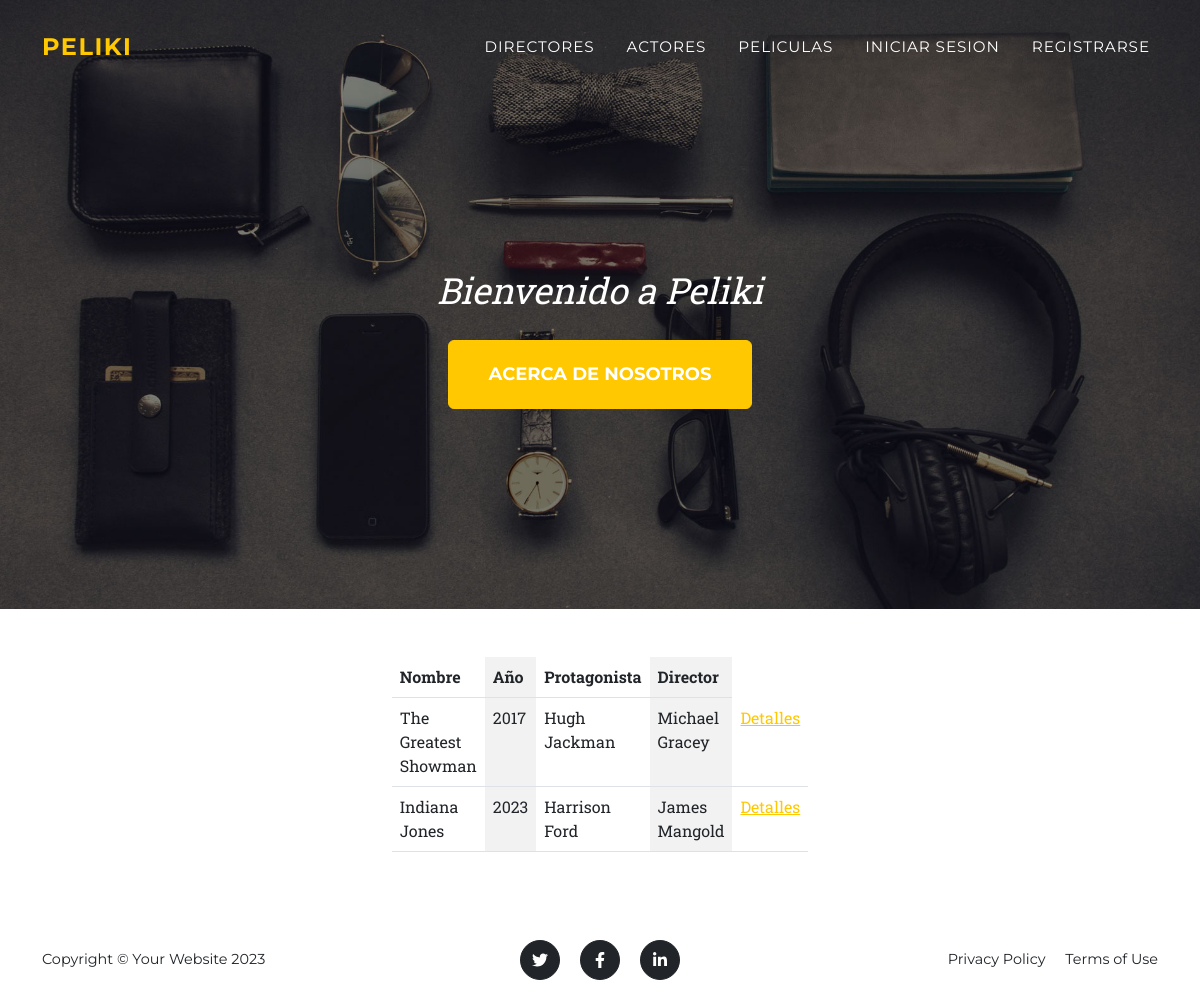
The page /pelicula/list on the database as committed earlier.
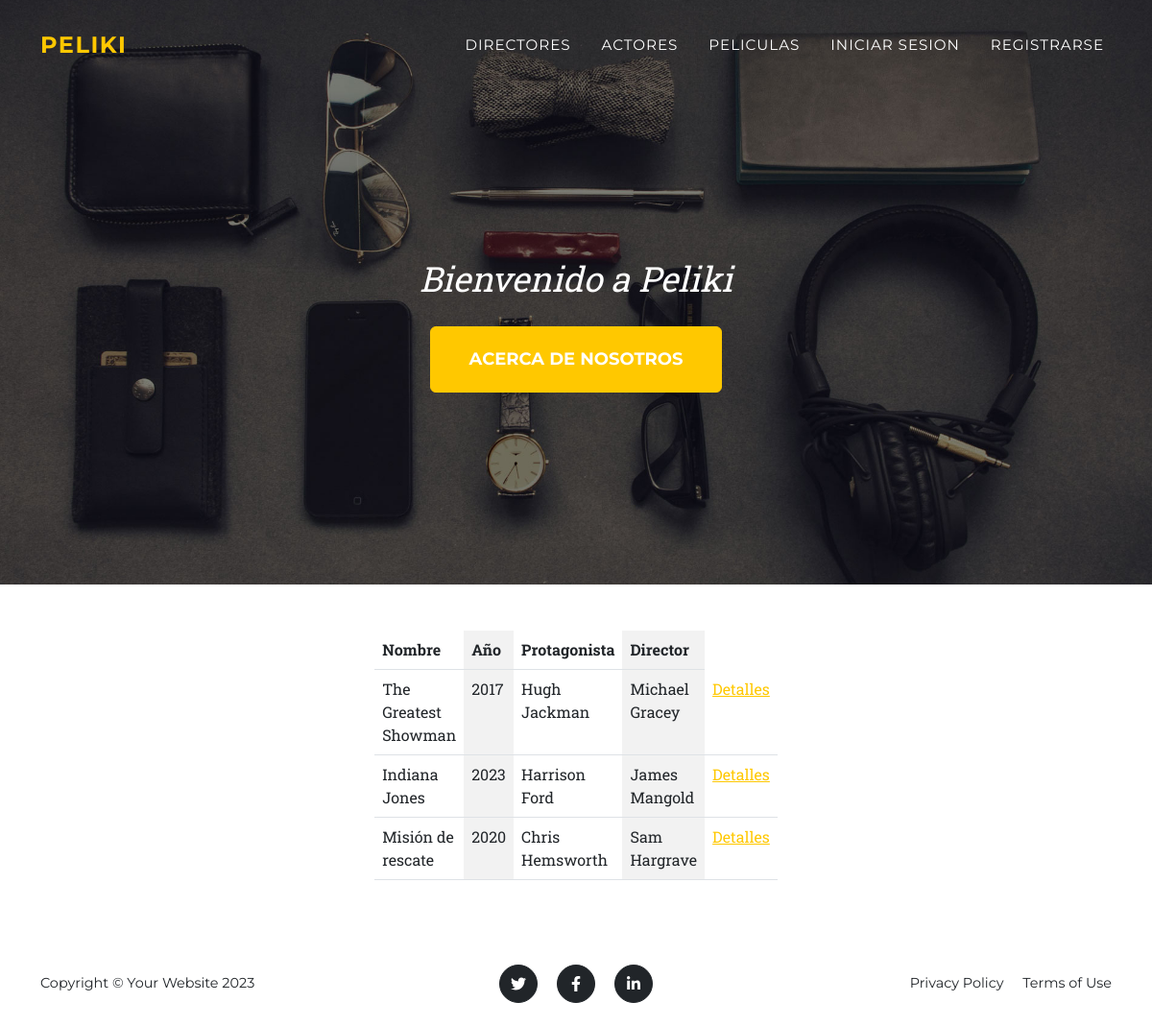
The same page on the database as committed later.
### core/models.py (models this page shows, shortened)
class Pelicula(models.Model):
    nombre = models.CharField(max_length=100)
    año = models.PositiveIntegerField()
    protagonista = models.ForeignKey(Protagonista, on_delete=models.SET_NULL, null=True, blank=True)
    director = models.ForeignKey(Director, on_delete=models.SET_NULL, null=True, blank=True)
    personaje = models.CharField(max_length=100, null=True, blank=True)
    resumen = models.TextField(null=True, blank=True)
    imagen = models.ImageField(upload_to='poster', default='image-default.jpg')

class Protagonista(models.Model):
    nombre = models.CharField(max_length=100)
    nacionalidad = models.CharField(max_length=100, null=True, blank=True)
    def __str__(self) -> str:
        return self.nombre

class Director(models.Model):
    nombre = models.CharField(max_length=100)
    pais = models.CharField(max_length=100)
    def __str__(self) -> str:
        return self.nombre

### core/views.py (the view)
# urls.py: path("pelicula/list", pelicula_list.as_view(), name="pelicula_list"),
class pelicula_list(ListView):
    model = Pelicula

### core/templates/core/pelicula_list.html (shortened to what this page needs)
{% extends 'core/base.html' %}
{% block contenido %}
    <div class="d-flex justify-content-center mt-5 mb-5">
        <table class="table table-striped-columns w-25 p-3 ">
            <thead>
                <th>Nombre</th>
                <th>Año</th>
                <th>Protagonista</th>
                <th>Director</th>
            </thead>
            <tbody>
                {% for pelicula in object_list %}
                    <tr>
                        <td>{{ pelicula.nombre }}</td>
                        <td>{{ pelicula.año }}</td>
                        <td>{{ pelicula.protagonista }}</td>
                        <td>{{ pelicula.director }}</td>
                        <td> <a href="{% url 'core:peliculaDetail' pelicula.id %}">Detalles</a></td>
                    </tr>
                {% endfor %}
            </tbody>
        </table>
    </div>
{% endblock contenido %}

Rows that differ between the two databases and show on the page:
added Pelicula: nombre "Misión de rescate", año "2020", protagonista "Chris Hemsworth", director "Sam Hargrave"
